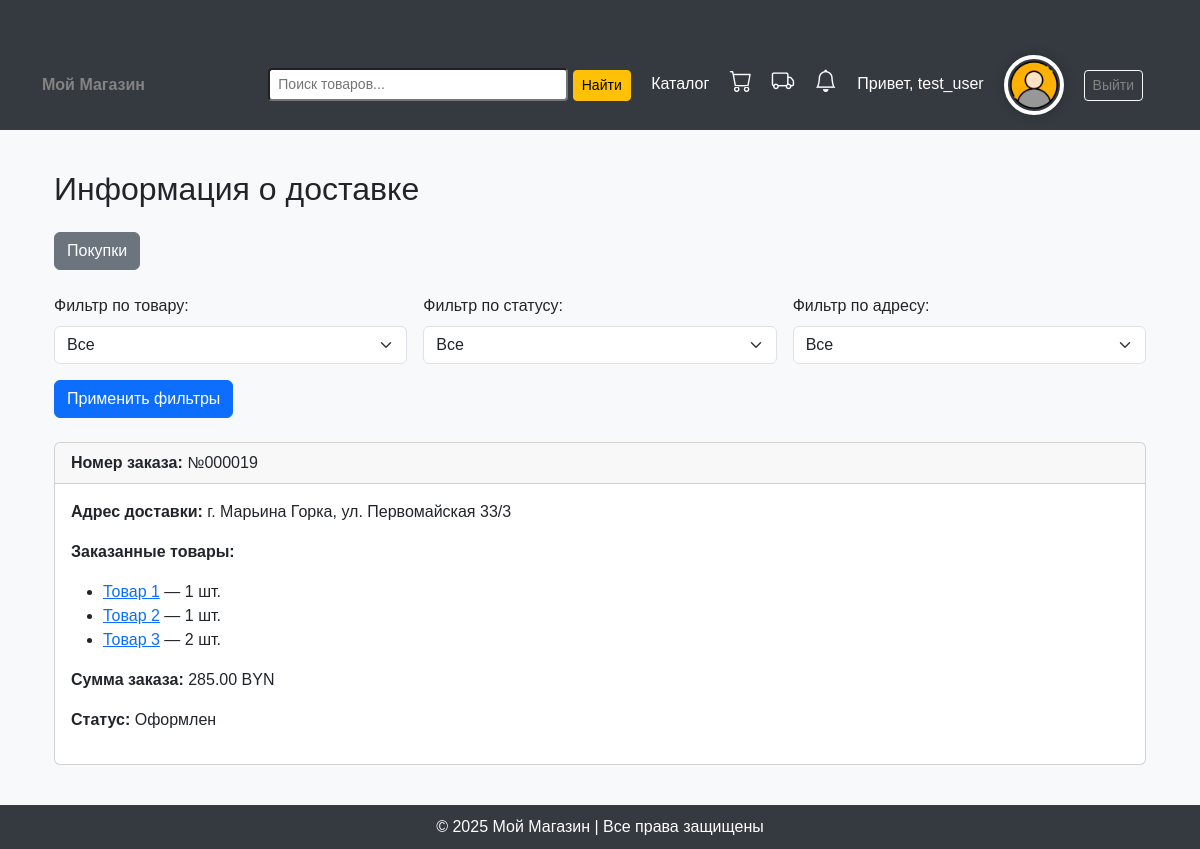
The page /accounts/delivery/ (signed in) on the database as committed earlier.
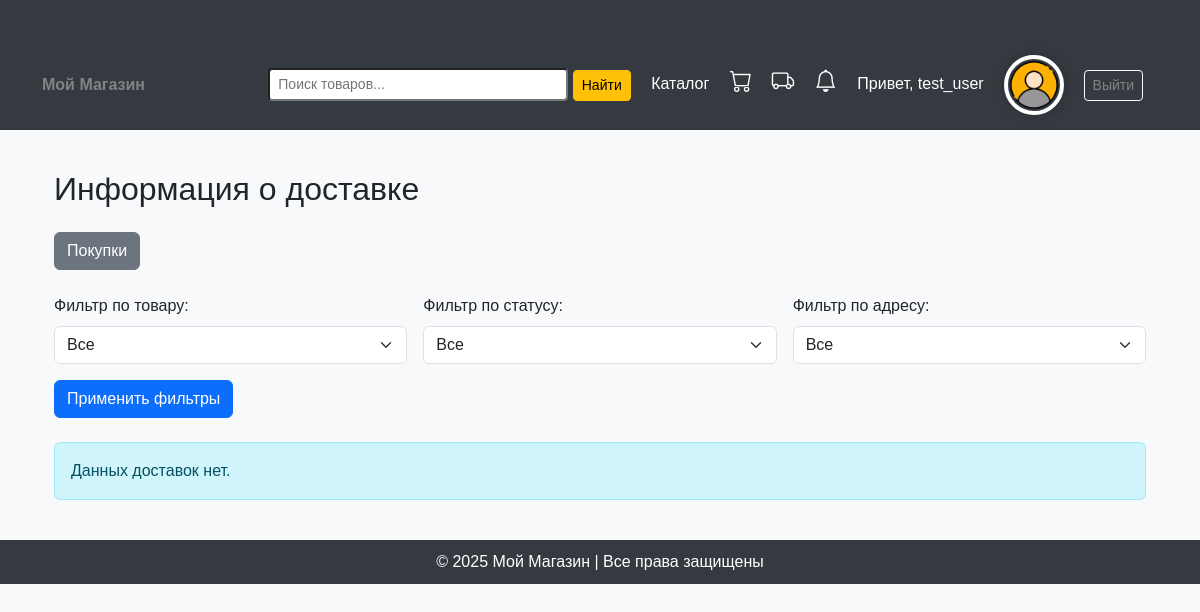
The same page on the database as committed later.
### accounts/models.py (models this page shows, shortened)
class Order(models.Model):
    STATUS_CHOICES = [
        ('placed', 'Оформлен'),
        ('on assembly', 'На сборке'),
        ('on the way', 'В пути'),
        ('ready for pickup', 'Готов к выдаче'),
        ('handed over to the courier', 'Передан курьеру'),
    ]
    order_number = models.CharField(max_length=20, unique=True, blank=True, null=True)  # Новый номер заказа
    user = models.ForeignKey(User, on_delete=models.CASCADE)
    delivery_address = models.TextField()
    products = models.ManyToManyField(Product, through='OrderProduct')
    total_price = models.DecimalField(max_digits=10, decimal_places=2)
    order_date = models.DateTimeField(default=timezone.now)
    card_number = models.CharField(max_length=19)
    card_expiry_date = models.CharField(max_length=5)
    cardholder_name = models.CharField(max_length=100)
    cvv = models.CharField(max_length=3, verbose_name="CVV")
    status = models.CharField(max_length=50, choices=STATUS_CHOICES, default='placed')

class OrderProduct(models.Model):
    order = models.ForeignKey(Order, on_delete=models.CASCADE)
    product = models.ForeignKey(Product, on_delete=models.CASCADE)
    quantity = models.PositiveIntegerField()  # Количество товара

class Product(models.Model):
    name = models.CharField(max_length=255, verbose_name="Название")
    price = models.DecimalField(max_digits=10, decimal_places=2, verbose_name="Цена")
    parameter_1 = models.CharField(max_length=255, blank=True, verbose_name="Параметр 1")
    parameter_2 = models.CharField(max_length=255, blank=True, verbose_name="Параметр 2")
    parameter_3 = models.CharField(max_length=255, blank=True, verbose_name="Параметр 3")
    parameter_4 = models.CharField(max_length=255, blank=True, verbose_name="Параметр 4")
    parameter_5 = models.CharField(max_length=255, blank=True, verbose_name="Параметр 5")
    category = models.ForeignKey(Category, on_delete=models.CASCADE, verbose_name="Категория")
    subcategory = models.ForeignKey(Subcategory, on_delete=models.SET_NULL, blank=True, null=True, verbose_name="Подкатегория")  # <-- Добавили
    sku = models.CharField(max_length=50, unique=True, verbose_name="Артикул", blank=True)
    image = models.ImageField(upload_to="product_images/", blank=True, null=True, verbose_name="Изображение")
    description = models.TextField(blank=True, null=True, verbose_name="Описание")
    stock_quantity = models.PositiveIntegerField(default=0, verbose_name="Количество в наличии")
    average_rating = models.DecimalField(max_digits=3, decimal_places=2, default=0.00)

### accounts/views.py (the view)
# urls.py: path('delivery/', views.delivery_view, name='delivery'),
@login_required
def delivery_view(request):
    all_orders = Order.objects.filter(user=request.user)
    all_orders = all_orders.exclude(status='ready for pickup')
    all_products = Product.objects.filter(orderproduct__order__in=all_orders).distinct()
    all_statuses = Order.STATUS_CHOICES
    all_addresses = all_orders.values_list('delivery_address', flat=True).distinct()
    selected_product = request.GET.get('product', 'all')
    selected_status = request.GET.get('status', 'all')
    selected_address = request.GET.get('address', 'all')
    filtered_orders = all_orders
    if selected_product != 'all':
        filtered_orders = filtered_orders.filter(products__name=selected_product)
    if selected_status != 'all':
        filtered_orders = filtered_orders.filter(status=selected_status)
    if selected_address != 'all':
        filtered_orders = filtered_orders.filter(delivery_address=selected_address)
    return render(request, 'delivery.html', {
        'orders': filtered_orders,
        'products': all_products,
        'statuses': all_statuses,
        'addresses': all_addresses,
        'selected_product': selected_product,
        'selected_status': selected_status,
        'selected_address': selected_address,
    })

### accounts/context_processors.py (called while the page is built)
def notification_counter(request):
    if request.user.is_authenticated:
        count = Notification.objects.filter(user=request.user, is_read=False).count()
        return {'unread_notifications_count': count}
    return {}

### templates/delivery.html (shortened to what this page needs)
{% extends 'base.html' %}
{% block content %}
<div class="container mt-4">
    <h2 class="mb-4">Информация о доставке</h2>
    <div class="mb-4">
        <a href="{% url 'purchases' %}" class="btn btn-secondary">Покупки</a>
    </div>
    <form method="get" class="row g-3 mb-4">
        <div class="col-md-4">
            <label class="form-label">Фильтр по товару:</label>
            <select name="product" class="form-select">
                <option value="all">Все</option>
            </select>
        </div>
        <div class="col-md-4">
            <label class="form-label">Фильтр по статусу:</label>
            <select name="status" class="form-select">
                <option value="all">Все</option>
            </select>
        </div>
        <div class="col-md-4">
            <label class="form-label">Фильтр по адресу:</label>
            <select name="address" class="form-select">
                <option value="all">Все</option>
            </select>
        </div>
        <div class="col-12 mt-3">
            <button type="submit" class="btn btn-primary">Применить фильтры</button>
        </div>
    </form>
    {% if orders %}
        {% for order in orders %}
        <div class="card mb-3">
            <div class="card-header">
                <strong>Номер заказа:</strong> {{ order.order_number }}
            </div>
            <div class="card-body">
                <p><strong>Адрес доставки:</strong> {{ order.delivery_address }}</p>
                <p><strong>Заказанные товары:</strong></p>
                <ul>
                    {% for op in order.orderproduct_set.all %}
                        <li>
                            <a href="{% url 'product_detail' op.product.id %}">{{ op.product.name }}</a>
                            — {{ op.quantity }} шт.
                        </li>
                    {% endfor %}
                </ul>
                <p><strong>Сумма заказа:</strong> {{ order.total_price }} BYN</p>
                <p><strong>Статус:</strong> {{ order.get_status_display }}</p>
            </div>
        </div>
        {% endfor %}
    {% else %}
        <div class="alert alert-info">Данных доставок нет.</div>
    {% endif %}
</div>
{% endblock %}

Rows that differ between the two databases and show on the page:
removed Order: order_number "№000019", delivery_address "г. Марьина Горка, ул. Первомайская 33/3", total_price "285.00", status "Оформлен"
removed OrderProduct: product.name "Товар 1", quantity "1"
removed OrderProduct: product.name "Товар 2", quantity "1"
removed OrderProduct: product.name "Товар 3", quantity "2"
Other text that changed with them:
text now shown: "Данных доставок нет."
